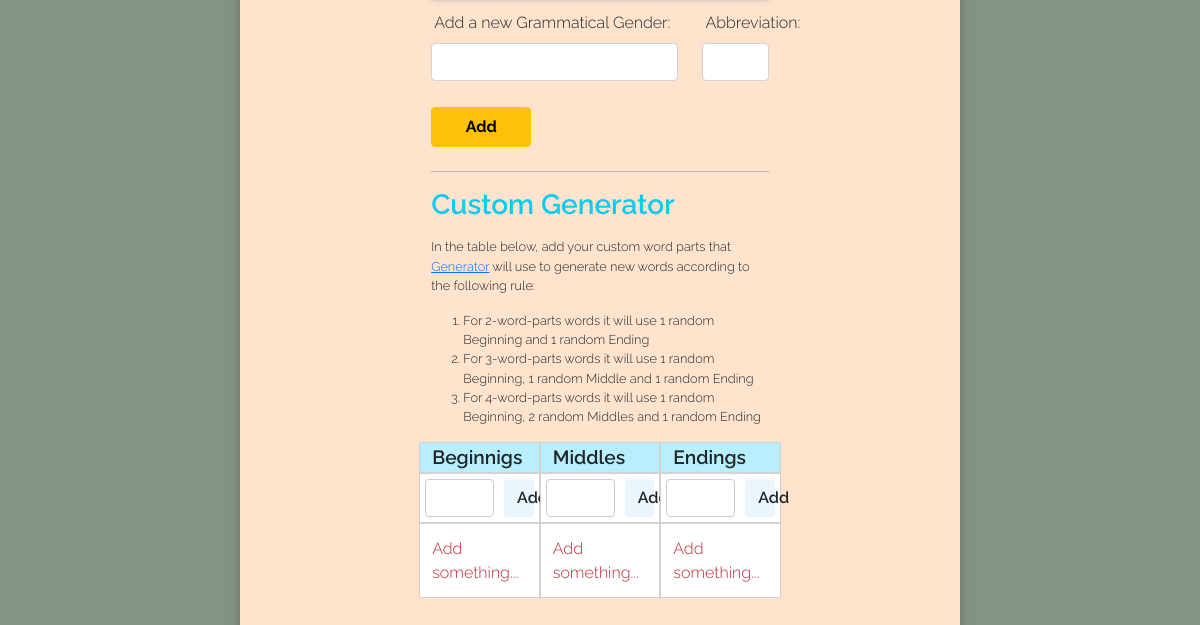
The page /settings (signed in, lower part) on the database as committed earlier.
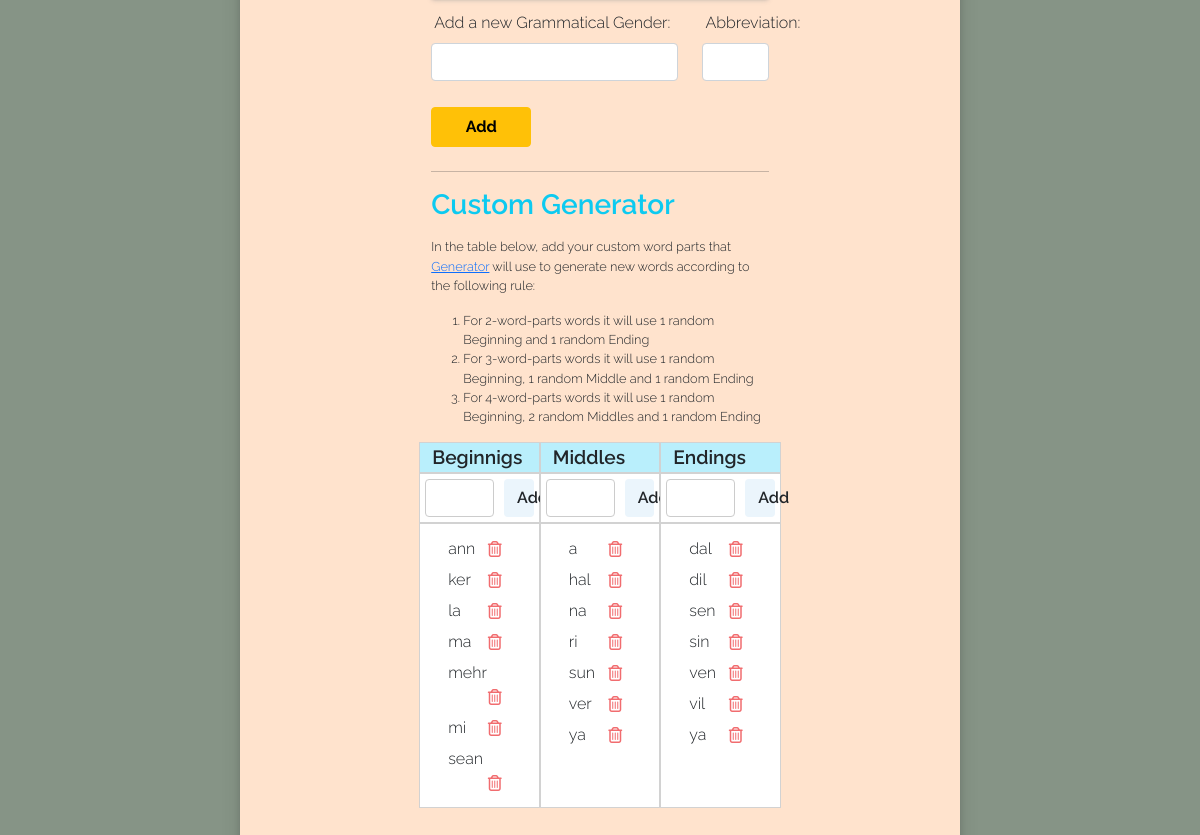
The same page on the database as committed later.
### tables this page shows
CREATE TABLE user_word_parts (
user_id INTEGER NOT NULL,
position_id INTEGER NOT NULL,
word_part TEXT NOT NULL,
FOREIGN KEY(user_id) REFERENCES users(id),
FOREIGN KEY(position_id) REFERENCES positions(id)
);

### app.py (the view, shortened to what this page needs)
@app.route("/settings", methods=["GET", "POST"])
@login_required
def settings():
    db = get_db()
    pos_list_empty = 0
    gram_list_empty = 0
    pos_list = db.execute("SELECT part_of_speech, abbreviation FROM parts_of_speech WHERE user_id = ?;", (session["user_id"],)).fetchall()
    gram_gender_list = db.execute("SELECT grammatical_gender, abbreviation FROM grammatical_genders WHERE user_id = ?;", (session["user_id"], )).fetchall()
    if len(pos_list) == 0:
        pos_list_empty = 1
        pos_placeholder = "Parts of Speech have not been defined yet"
    else:
        pos_list_empty = 0
        pos_placeholder = ""
    if len(gram_gender_list) == 0:
        gram_list_empty = 1
        gram_placeholder = "Grammatical Genders have not been defined yet"
    else:
        gram_list_empty = 0
        gram_placeholder = ""
    beginnings_empty = 0
    middles_empty = 0
    endings_empty = 0
    beginnings = db.execute("SELECT word_part FROM user_word_parts WHERE position_id = ? AND user_id = ? ORDER BY word_part;", (1, session["user_id"],)).fetchall()
    beginnings_length = len(beginnings)
    middles = db.execute("SELECT word_part FROM user_word_parts WHERE position_id = ? AND user_id = ? ORDER BY word_part;", (2, session["user_id"],)).fetchall()
    middles_length = len(middles)
    endings = db.execute("SELECT word_part FROM user_word_parts WHERE position_id = ? AND user_id = ? ORDER BY word_part;", (3, session["user_id"],)).fetchall()
    endings_length = len(endings)
    db.close()
    return render_template("settings.html", pos_list=pos_list, gram_gender_list=gram_gender_list, pos_placeholder=pos_placeholder, gram_placeholder=gram_placeholder, pos_list_empty=pos_list_empty, gram_list_empty=gram_list_empty, beginnings=beginnings, middles=middles, endings=endings, beginnings_length=beginnings_length, middles_length=middles_length, endings_length=endings_length)

### app.py (called while the page is built)
@app.after_request
def after_request(response):
    response.headers["Cache-Control"] = "no-cache, no-store, must-revalidate"
    response.headers["Expires"] = 0
    response.headers["Pragma"] = "no-cache"
    return response

### helpers.py (called while the page is built)
def get_db():
    connection = sqlite3.connect("conlang.db")
    return connection

def login_required(f):
    @wraps(f)
    def decorated_function(*args, **kwargs):
        if session.get("user_id") is None:
            return redirect("/login")
        return f(*args, **kwargs)
    return decorated_function

### templates/settings.html (shortened to what this page needs)
{% extends "layout.html" %}
{% block main %}
<div class="maininfo">
    <form action="/settings" method="post">
        <div class="mb-3 containter">
            <div class="row">
                <div class="col-9">
                    <label for="inputGrammaticalGender" class="form-label">Add a new Grammatical Gender:</label>
                </div>
                <div class="col-3">
                    <label for="inputGramAbbreviation" class="form-label">Abbreviation:</label>
                </div>
            </div>
            <div class="row">
                <div class="col-9">
                    <input id="inputGrammaticalGender" name="gramGender" class="form-control" required>
                </div>
                <div class="col-3">
                    <input id="inputGramAbbreviation" name="gramGenderAbbreviation" class="form-control mb-3" required>
                </div>
            </div>
            <div class="add-btn-div">
                <button class="btn btn-warning mb-2 add-btn-settings" type="submit">Add</button>
            </div>
        </div>
    </form>
    <hr>
    <h3 class="text-info mb-3"><b>Custom Generator</b></h3>
    <p class="info-small">In the table below, add your custom word parts that <a href="/word-generator">Generator</a> will use to generate new words according to the following rule:
        <ol>
            <li class="info-small">For 2-word-parts words it will use 1 random Beginning and 1 random Ending</li>
            <li class="info-small">For 3-word-parts words it will use 1 random Beginning, 1 random Middle and 1 random Ending</li>
            <li class="info-small">For 4-word-parts words it will use 1 random Beginning, 2 random Middles and 1 random Ending</li>
        </ol>
    </p>
        <div class="containter">
            <div class="row">
                <div class="col my-gen-settings my-gen-header">
                    <b>Beginnigs</b>
                </div>
                <div class="col my-gen-settings my-gen-header">
                    <b>Middles</b>
                </div>
                <div class="col my-gen-settings my-gen-header">
                    <b>Endings</b>
                </div>
            </div>
            <div class="row">
                <div class="col my-gen-settings my-gen-settings-input">
                    <form action="/settings" method="post" class="d-flex">
                        <input class="gen-set-input form-control" name="beginning" autocomplete="off">
                        <button class="gen-set-btn btn right" type="submit"><b>Add</b></button>
                    </form>
                </div>
                <div class="col my-gen-settings my-gen-settings-input">
                    <form action="/settings" method="post" class="d-flex">
                        <input class="gen-set-input form-control" name="middle" autocomplete="off">
                        <button class="gen-set-btn btn right" type="submit"><b>Add</b></button>
                    </form>
                </div>
                <div class="col my-gen-settings my-gen-settings-input">
                    <form action="/settings" method="post" class="d-flex">
                        <input class="gen-set-input form-control" name="ending" autocomplete="off">
                        <button class="gen-set-btn btn right" type="submit"><b>Add</b></button>
                    </form>
                </div>
            </div>
            <div class="row">
                <div class="col my-gen-settings">
                    <ul class="list-group wp-list">
                        {% if beginnings_length == 0 %}
                        <li class="list-group error wordpart">Add something...</li>
                        {% else %}
                            {% for beginning in beginnings %}
                            <form action="/settings" method="post">
                                <li class="list-group-item wordpart">{{ beginning[0] }}
                                    <div class="right">
                                        <button type="submit" class="btn delete-word-part-btn"><i class="fa-regular fa-trash-can"></i></button>
                                    </div>
                                </li>
                            </form>
                            {% endfor %}
                        {% endif %}
                    </ul>
                </div>
                <div class="col my-gen-settings">
                    <ul class="list-group wp-list">
                        {% if middles_length == 0 %}
                        <li class="list-group error wordpart">Add something...</li>
                        {% else %}
                            {% for middle in middles %}
                            <form action="/settings" method="post">
                                <li class="list-group-item wordpart">{{ middle[0] }}
                                    <div class="right">
                                        <button type="submit" class="btn delete-word-part-btn"><i class="fa-regular fa-trash-can"></i></button>
                                    </div>
                                </li>
                            </form>
                            {% endfor %}
                        {% endif %}
                    </ul>
                </div>
                <div class="col my-gen-settings">
                    <ul class="list-group wp-list">
                        {% if endings_length == 0 %}
                        <li class="list-group error wordpart">Add something...</li>
                        {% else %}
                            {% for ending in endings %}
                            <form action="/settings" method="post">
                                <li class="list-group-item wordpart">{{ ending[0] }}
                                    <div class="right">
                                        <button type="submit" class="btn delete-word-part-btn"><i class="fa-regular fa-trash-can"></i></button>
                                    </div>
                                </li>
                            </form>
                            {% endfor %}
                        {% endif %}
                    </ul>
                </div>
            </div>
        </div>
</div>
{% endblock main %}

### templates/layout.html (shortened to what this page needs)
<!DOCTYPE html>
<html lang="en">
    <head>
        <link href="https://cdn.jsdelivr.net/npm/bootstrap@5.1.3/dist/css/bootstrap.min.css" rel="stylesheet"></script>
        <link href="/static/styles.css" rel="stylesheet">
    </head>
    <body>
        <main>
            <div class="container">
                {% block main %}{% endblock %}
            </div>
        </main>
    </body>
</html>

### static/styles.css (style rules this page uses)
* { margin: 0; padding: 0; box-sizing: border-box; }
body { font-family: 'Raleway', -apple-system, system-ui, BlinkMacSystemFont, "Segoe UI", Roboto, "Helvetica Neue", Arial, sans-serif; font-weight: 300; background-color: #869486; }
b { font-weight: 600; }
label { margin: 12px 0px 3px 3px; }
.container { width: 60%; background-color: #ffe3cd; border-bottom-left-radius: 10px; border-bottom-right-radius: 10px; box-shadow: rgba(0, 0, 0, 0.112) 0px 10px 20px, rgba(0, 0, 0, 0.14) 0px 6px 6px; }
.add-btn-settings { margin-top: 10px; padding-top: 7px; padding-bottom: 7px; width: 100px; font-weight: bold; }
.maininfo { height: 100%; padding: 40px 40px 50px 40px; width: 60%; margin-left: auto; margin-right: auto; }
.right { float: right; }
.my-gen-settings { background-color: #fff; border: 1px solid #d2d2d2; }
.my-gen-settings-input { padding: 0; }
.gen-set-input { width: 65%; margin: 5px; max-height: 100%; border: 1px solid #cccccc; border-radius: 4px; padding-left: 7px; }
.gen-set-btn { width: 25%; margin: 5px; background-color: #ebf5fc; }
.my-gen-header { background-color: #b9effc; }
.my-gen-header b { font-size: larger; }
.info-small { font-size: 0.8rem; }
.wordpart { border: none; margin-top: 3px; margin-bottom: 0px; padding-bottom: 2px; padding-top: 2px; }
.fa-trash-can { color: #f16c6f; }
.delete-word-part-btn { margin: 0; padding: 0; width: 2rem; }
.wp-list { margin-top: 8px; margin-bottom: 10px; }

Rows that differ between the two databases and show on the page:
added user_word_parts: word_part "ann", shown under "Custom Generator"
added user_word_parts: word_part "ker", shown under "Custom Generator"
added user_word_parts: word_part "la", shown under "Custom Generator"
added user_word_parts: word_part "ma", shown under "Custom Generator"
added user_word_parts: word_part "mehr", shown under "Custom Generator"
added user_word_parts: word_part "mi", shown under "Custom Generator"
added user_word_parts: word_part "sean", shown under "Custom Generator"
added user_word_parts: word_part "a"
added user_word_parts: word_part "hal"
added user_word_parts: word_part "na"
added user_word_parts: word_part "ri"
added user_word_parts: word_part "sun"
added user_word_parts: word_part "ver"
added user_word_parts: word_part "ya"
added user_word_parts: word_part "dal"
added user_word_parts: word_part "dil"
added user_word_parts: word_part "sen"
added user_word_parts: word_part "sin"
added user_word_parts: word_part "ven"
added user_word_parts: word_part "vil"
added user_word_parts: word_part "ya"
Other text that changed with them:
text no longer shown: "Add something... Add something... Add something..."
